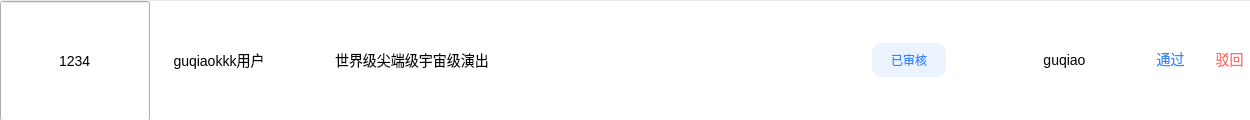
<?xml version="1.0" encoding="UTF-8"?>
<ui version="4.0">
 <class>CheckTableItem</class>
 <widget class="QWidget" name="CheckTableItem">
  <property name="geometry">
   <rect>
    <x>0</x>
    <y>0</y>
    <width>1250</width>
    <height>120</height>
   </rect>
  </property>
  <property name="minimumSize">
   <size>
    <width>0</width>
    <height>120</height>
   </size>
  </property>
  <property name="maximumSize">
   <size>
    <width>16777215</width>
    <height>120</height>
   </size>
  </property>
  <property name="windowTitle">
   <string>Form</string>
  </property>
  <layout class="QHBoxLayout" name="horizontalLayout">
   <property name="spacing">
    <number>0</number>
   </property>
   <property name="leftMargin">
    <number>0</number>
   </property>
   <property name="topMargin">
    <number>0</number>
   </property>
   <property name="rightMargin">
    <number>0</number>
   </property>
   <property name="bottomMargin">
    <number>0</number>
   </property>
   <item>
    <widget class="QFrame" name="checkTableItemBg">
     <property name="styleSheet">
      <string notr="true">#checkTableItemBg { background-color: #FFFFFF; border: none; border-top: 1px solid #EBEDF0; color: #222222; }*{ font-family : 微软雅⿊; font-size : 14px; line-height : 19px; }</string>
     </property>
     <property name="frameShape">
      <enum>QFrame::Shape::StyledPanel</enum>
     </property>
     <property name="frameShadow">
      <enum>QFrame::Shadow::Raised</enum>
     </property>
     <widget class="QLineEdit" name="videoUserId">
      <property name="geometry">
       <rect>
        <x>0</x>
        <y>1</y>
        <width>150</width>
        <height>120</height>
       </rect>
      </property>
      <property name="text">
       <string>1234</string>
      </property>
      <property name="alignment">
       <set>Qt::AlignmentFlag::AlignCenter</set>
      </property>
      <property name="readOnly">
       <bool>true</bool>
      </property>
     </widget>
     <widget class="QLabel" name="nickNameLabel">
      <property name="geometry">
       <rect>
        <x>150</x>
        <y>0</y>
        <width>138</width>
        <height>120</height>
       </rect>
      </property>
      <property name="text">
       <string>guqiaokkk用户</string>
      </property>
      <property name="alignment">
       <set>Qt::AlignmentFlag::AlignCenter</set>
      </property>
     </widget>
     <widget class="QLabel" name="videoTitleLabel">
      <property name="geometry">
       <rect>
        <x>280</x>
        <y>0</y>
        <width>260</width>
        <height>120</height>
       </rect>
      </property>
      <property name="styleSheet">
       <string notr="true">#videoTitleLabel { padding-left: 34px; padding-right: 34px; }</string>
      </property>
      <property name="text">
       <string> 世界级尖端级宇宙级演出</string>
      </property>
      <property name="alignment">
       <set>Qt::AlignmentFlag::AlignCenter</set>
      </property>
      <property name="wordWrap">
       <bool>true</bool>
      </property>
     </widget>
     <widget class="QPushButton" name="videoBtn">
      <property name="geometry">
       <rect>
        <x>594</x>
        <y>16</y>
        <width>160</width>
        <height>88</height>
       </rect>
      </property>
      <property name="styleSheet">
       <string notr="true">#videoBtn { 
	background-color : transparent; 
	border : none;
 	border- image : url(&quot;:/images/admin/defaultVideoCover.png&quot;);
 }</string>
      </property>
      <property name="text">
       <string/>
      </property>
     </widget>
     <widget class="QPushButton" name="statusBtn">
      <property name="geometry">
       <rect>
        <x>872</x>
        <y>43</y>
        <width>74</width>
        <height>34</height>
       </rect>
      </property>
      <property name="styleSheet">
       <string notr="true">#statusBtn {background-color: #EBF3FF; border: none; border-radius: 10px; color: #3686FF; font-size: 12px; line-height: 16px; }</string>
      </property>
      <property name="text">
       <string>已审核</string>
      </property>
     </widget>
     <widget class="QLabel" name="checkerLabel">
      <property name="geometry">
       <rect>
        <x>1004</x>
        <y>0</y>
        <width>121</width>
        <height>120</height>
       </rect>
      </property>
      <property name="text">
       <string>guqiao</string>
      </property>
      <property name="alignment">
       <set>Qt::AlignmentFlag::AlignCenter</set>
      </property>
     </widget>
     <widget class="QPushButton" name="operationBtn">
      <property name="geometry">
       <rect>
        <x>1156</x>
        <y>50</y>
        <width>29</width>
        <height>18</height>
       </rect>
      </property>
      <property name="styleSheet">
       <string notr="true">#operationBtn { color: #3686FF; border: none; background-color: transparent; }</string>
      </property>
      <property name="text">
       <string>通过</string>
      </property>
     </widget>
     <widget class="QPushButton" name="operationBtn2">
      <property name="geometry">
       <rect>
        <x>1215</x>
        <y>50</y>
        <width>29</width>
        <height>18</height>
       </rect>
      </property>
      <property name="styleSheet">
       <string notr="true">#operationBtn2 { color: #FD6A6A; border: none; background-color: transparent; }</string>
      </property>
      <property name="text">
       <string>驳回</string>
      </property>
     </widget>
     <zorder>videoUserId</zorder>
     <zorder>nickNameLabel</zorder>
     <zorder>videoTitleLabel</zorder>
     <zorder>statusBtn</zorder>
     <zorder>checkerLabel</zorder>
     <zorder>operationBtn</zorder>
     <zorder>operationBtn2</zorder>
     <zorder>videoBtn</zorder>
    </widget>
   </item>
  </layout>
 </widget>
 <resources/>
 <connections/>
</ui>
